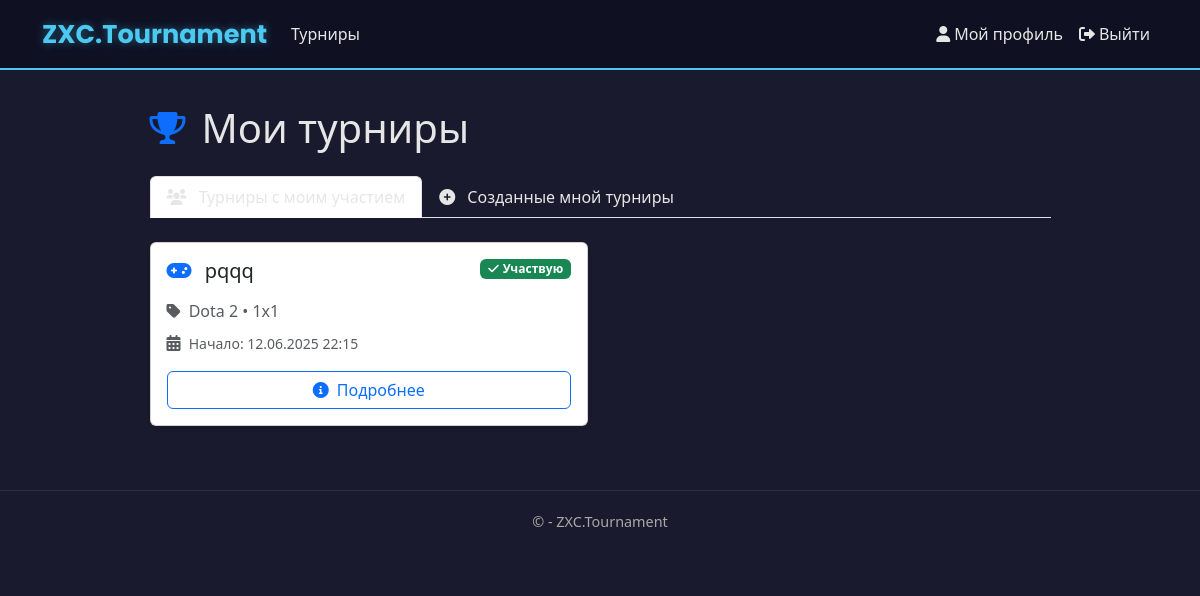
/tournaments/my/ (signed in), run on an earlier commit of the app's database.
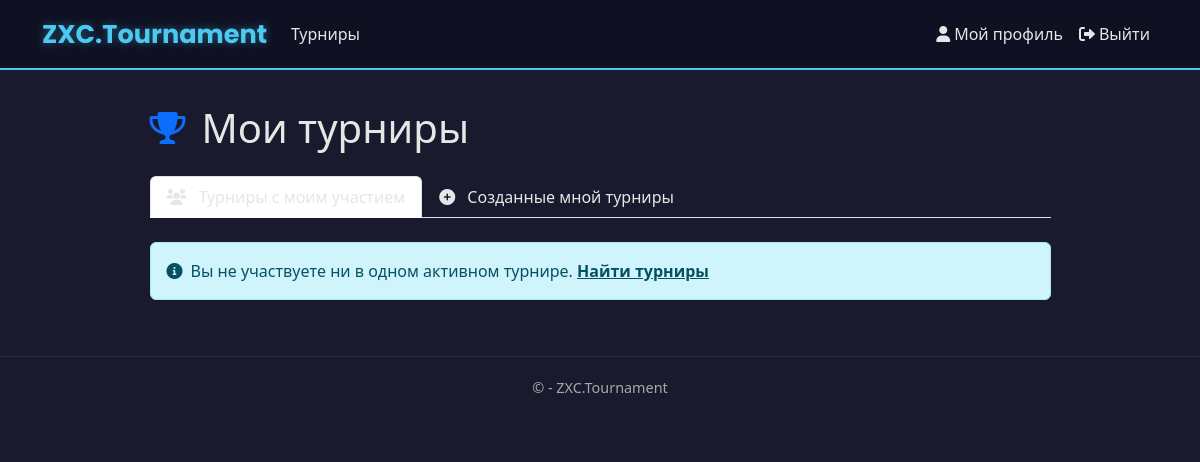
And on a later commit of the database.
### app/models.py (models this page shows, shortened)
class Tournament(models.Model):
    DISCIPLINE_CHOICES = [
        ('Dota 2', 'Dota 2'),
        ('CS 2', 'CS 2'),
        ('Valorant', 'Valorant'),
        ('LoL', 'League of Legends'),
    ]
    FORMAT_CHOICES = [
        ('1x1', '1x1'),
        ('2x2', '2x2'),
        ('3x3', '3x3'),
        ('5x5', '5x5'),
    ]
    TOURNAMENT_FORMAT_CHOICES = [
        ('single_elimination', 'Single Elimination'),
        ('double_elimination', 'Double Elimination'),
        ('round_robin', 'Round Robin'),
    ]
    TEAM_COUNT_CHOICES = [(i, str(i)) for i in range(2, 513)]
    LOCATION_CHOICES = [
        ('China', 'Китай'),
        ('Western Europe', 'Западная Европа'),
        ('Eastern Europe', 'Восточная Европа'),
        ('Southeast Asia', 'ЮВ Азия'),
        ('North America', 'Северная Америка'),
        ('South America', 'Южная Америка'),
    ]
    name = models.CharField(max_length=200, verbose_name="Название турнира")
    max_teams = models.IntegerField(choices=TEAM_COUNT_CHOICES, verbose_name="Максимальное количество команд")
    start_date = models.DateTimeField(verbose_name="Дата начала")
    discipline = models.CharField(max_length=50, choices=DISCIPLINE_CHOICES, verbose_name="Дисциплина")
    game_format = models.CharField(max_length=50, choices=FORMAT_CHOICES, verbose_name="Формат игры")
    tournament_format = models.CharField(max_length=50, choices=TOURNAMENT_FORMAT_CHOICES, verbose_name="Формат турнира", blank=True, null=True)
    location = models.CharField(max_length=50, choices=LOCATION_CHOICES, verbose_name="Локация")
    description = models.TextField(verbose_name="Описание", blank=True, null=True)
    creator = models.ForeignKey(User, on_delete=models.CASCADE, verbose_name="Создатель")
    created_at = models.DateTimeField(default=timezone.now, verbose_name="Дата создания")
    is_active = models.BooleanField(default=True, verbose_name="Активный")
    registered_teams = models.ManyToManyField(
        'Team',
        through='TournamentRegistration',
        related_name='tournaments',
        blank=True,
        verbose_name="Зарегистрированные команды"
    )
    class Meta:
        ordering = ['-created_at']
        verbose_name = 'Турнир'
        verbose_name_plural = 'Турниры'
    def registered_teams_count(self):
        return self.registered_teams.count()

### app/views.py (the view)
# urls.py: path('tournaments/my/', views.my_tournaments, name='my_tournaments'),
@login_required
def my_tournaments(request):
    user_teams = Team.objects.filter(Q(captain=request.user) | Q(members=request.user)).distinct()
    participating_tournaments = Tournament.objects.filter(
        registered_teams__in=user_teams,
        is_active=True
    ).order_by('start_date')
    created_tournaments = Tournament.objects.filter(
        creator=request.user,
        is_active=True
    ).order_by('start_date')
    return render(request, 'app/tournaments/my_tournaments.html', {
        'participating_tournaments': participating_tournaments,
        'created_tournaments': created_tournaments,
        'title': 'Мои турниры'
    })

### app/templates/app/tournaments/my_tournaments.html (shortened to what this page needs)
{% extends "app/layout.html" %}
{% block content %}
<div class="container mt-4">
    <div class="row justify-content-center">
        <div class="col-lg-10">
            <div class="d-flex align-items-center mb-4">
                <i class="fas fa-trophy fa-2x text-primary me-3"></i>
                <h1 class="mb-0">Мои турниры</h1>
            </div>
            <ul class="nav nav-tabs mb-4" id="myTournamentsTab" role="tablist">
                <li class="nav-item" role="presentation">
                    <button class="nav-link active" id="participating-tab" data-bs-toggle="tab" data-bs-target="#participating" type="button" role="tab" aria-controls="participating" aria-selected="true">
                        <i class="fas fa-users me-2"></i>
                        Турниры с моим участием
                    </button>
                </li>
                <li class="nav-item" role="presentation">
                    <button class="nav-link" id="created-tab" data-bs-toggle="tab" data-bs-target="#created" type="button" role="tab" aria-controls="created" aria-selected="false">
                        <i class="fas fa-plus-circle me-2"></i>
                        Созданные мной турниры
                    </button>
                </li>
            </ul>
            <div class="tab-content" id="myTournamentsTabContent">
                <div class="tab-pane fade show active" id="participating" role="tabpanel" aria-labelledby="participating-tab">
                    {% if participating_tournaments %}
                    <div class="row">
                        {% for tournament in participating_tournaments %}
                        <div class="col-md-6 mb-4">
                            <div class="card h-100 shadow-sm">
                                <div class="card-body">
                                    <div class="d-flex align-items-start justify-content-between mb-3">
                                        <h5 class="card-title mb-0">
                                            <i class="fas fa-gamepad me-2 text-primary"></i>
                                            {{ tournament.name }}
                                        </h5>
                                        <span class="badge bg-success">
                                            <i class="fas fa-check me-1"></i>Участвую
                                        </span>
                                    </div>
                                    <p class="card-text text-muted mb-2">
                                        <i class="fas fa-tag me-1"></i>
                                        {{ tournament.discipline }} • {{ tournament.get_game_format_display }}
                                    </p>
                                    <p class="card-text text-muted mb-3">
                                        <i class="fas fa-calendar-alt me-1"></i>
                                        <small>Начало: {{ tournament.start_date|date:"d.m.Y H:i" }}</small>
                                    </p>
                                    <div class="d-grid">
                                        <a href="{% url 'tournament_detail' tournament_id=tournament.id %}" class="btn btn-outline-primary">
                                            <i class="fas fa-info-circle me-1"></i>
                                            Подробнее
                                        </a>
                                    </div>
                                </div>
                            </div>
                        </div>
                        {% endfor %}
                    </div>
                    {% else %}
                    <div class="alert alert-info d-flex align-items-center" role="alert">
                        <i class="fas fa-info-circle me-2"></i>
                        <div>
                            Вы не участвуете ни в одном активном турнире.
                            <a href="{% url 'tournaments' %}" class="alert-link">Найти турниры</a>
                        </div>
                    </div>
                    {% endif %}
                </div>
            </div>
        </div>
    </div>
</div>
{% endblock %}

What changed in the data, as far as the page shows it:
no longer on this page (row edited): Tournament: name "pqqq", discipline "Dota 2", game_format "1x1", start_date "12.06.2025 22:15"
Also different on the page:
text now shown: "Вы не участвуете ни в одном активном турнире. Найти турниры"
